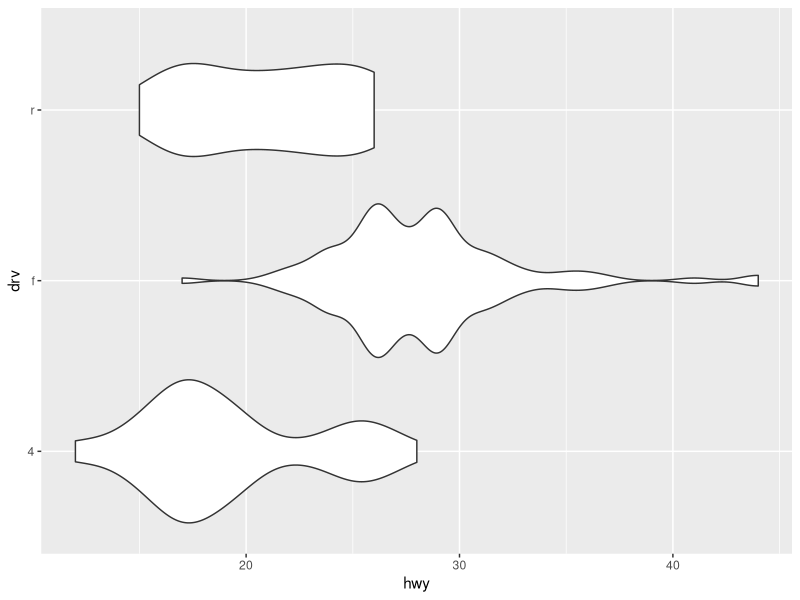

R code for this plot:
# 加载ggplot2绘图包
library("ggplot2")
# 设置工作路径
setwd("D:\\softwares\\applied statistics\\rcodelearning\\chap18\\sourcecode")
# 指定数据，和横纵轴变量，以及几何对象
p <- ggplot(mpg, aes(hwy, drv)) +
    geom_violin()
# 保存文件
ggsave("../codeimage/code11.pdf")
# 保存工作空间
save.image("R11.RData")
